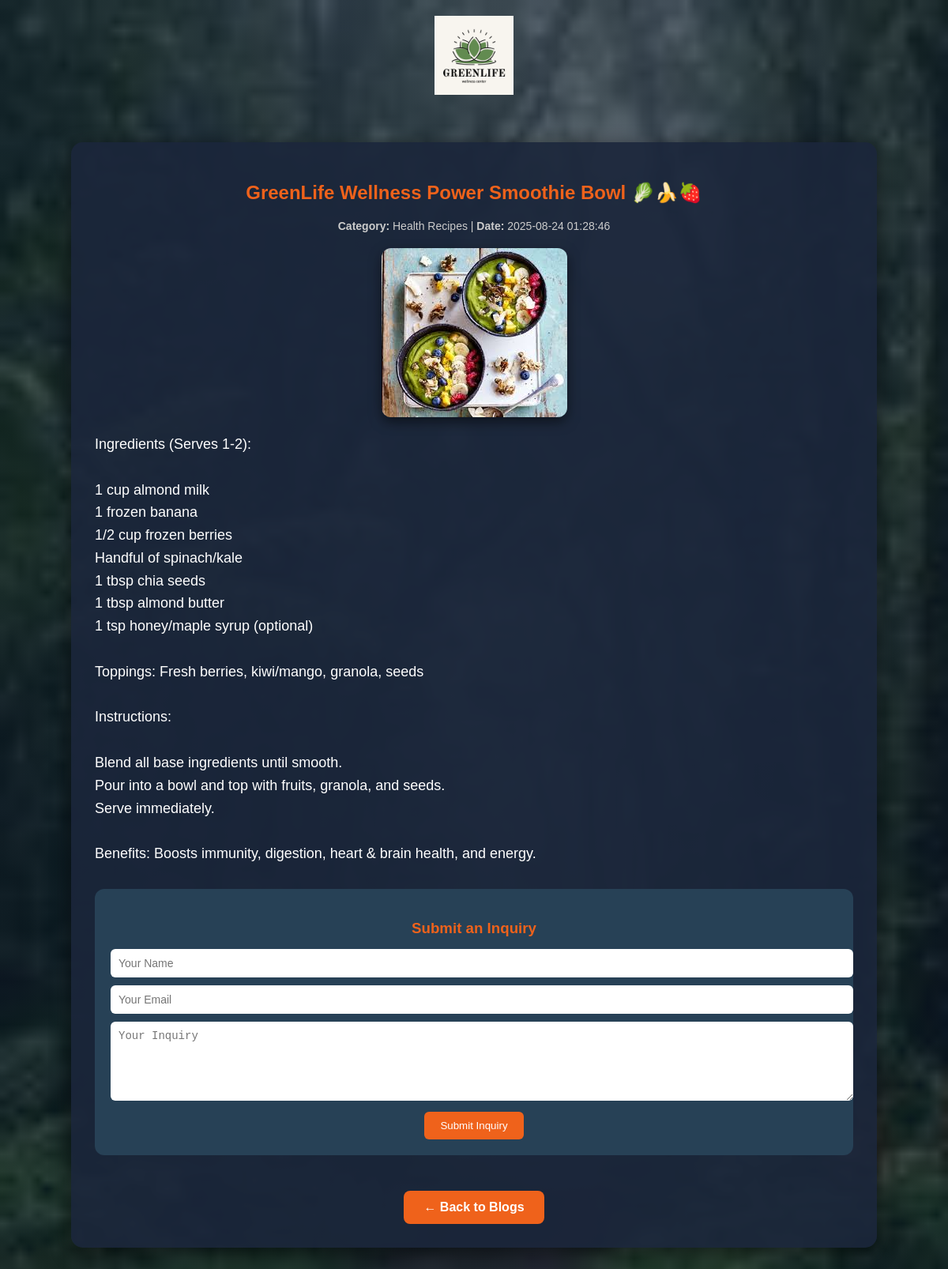
Page /Pages/view_blog.php?id=1 on the committed database.
### tables this page shows
CREATE TABLE IF NOT EXISTS `blogs` (
  `id` int NOT NULL AUTO_INCREMENT,
  `category` varchar(255) DEFAULT NULL,
  `title` varchar(255) DEFAULT NULL,
  `content` mediumtext,
  `created_at` datetime DEFAULT CURRENT_TIMESTAMP,
  `image` varchar(255) DEFAULT NULL,
  PRIMARY KEY (`id`)
);

### Pages/view_blog.php (the view, shortened to what this page needs)
<?php
include 'DBconnect.php';
$id = intval($_GET['id']);
$result = mysqli_query($conn, "SELECT * FROM blogs WHERE id=$id LIMIT 1");
$blog = mysqli_fetch_assoc($result);
?>
<!DOCTYPE html>
<html lang="en">
<head>
</head>
<body>
<header>
    <img src="../Images/Logo.png" alt="GreenLife Wellness Center">
</header>
<div class="container">
    <h2><?= htmlspecialchars($blog['title']) ?></h2>
    <div class="meta">
        <strong>Category:</strong> <?= htmlspecialchars($blog['category']) ?> |
        <strong>Date:</strong> <?= htmlspecialchars($blog['created_at']) ?>
    </div>
    <img src="<?= isset($blog['image']) && $blog['image'] != '' ? $blog['image'] : '../Images/default-blog.jpg' ?>"
         alt="<?= htmlspecialchars($blog['title']) ?>" class="blog-image">
    <p><?= nl2br(htmlspecialchars($blog['content'])) ?></p>
    <div class="inquiry-form">
        <h3>Submit an Inquiry</h3>
        <form method="post">
            <input type="text" name="name" placeholder="Your Name" required>
            <input type="email" name="email" placeholder="Your Email" required>
            <textarea name="message" placeholder="Your Inquiry" rows="5" required></textarea>
            <button type="submit" name="submit_inquiry">Submit Inquiry</button>
        </form>
    </div>
    <div style="text-align:center; margin-top:20px;">
        <a href="blogs.php" class="back">← Back to Blogs</a>
    </div>
</div>
</body>
</html>

### Pages/view_blog.php (style rules this page uses)
body { font-family: Arial, sans-serif; background: linear-gradient(rgba(13,27,42,0.7), rgba(13,27,42,0.7)), url("../Images/Back Ground.jpg") no-repeat center center fixed; background-size: cover; color: #fff; margin: 0; padding: 0; }
header { display: flex; justify-content: center; align-items: center; padding: 20px 0; }
header img { max-height: 100px; width: auto; }
.container { width: 80%; margin: 40px auto; background-color: rgba(27,38,59,0.9); padding: 30px; border-radius: 15px; box-shadow: 0 6px 25px rgba(0,0,0,0.5); }
h1, h2 { color: #ef621b; margin-bottom: 20px; text-align: center; }
.meta { text-align: center; color: #ccc; font-size: 14px; margin-bottom: 20px; }
img.blog-image { max-width: 100%; border-radius: 12px; margin-bottom: 20px; box-shadow: 0 6px 15px rgba(0,0,0,0.5); display: block; margin-left: auto; margin-right: auto; }
p { font-size: 18px; line-height: 1.6; text-align: justify; }
a.back { display: inline-block; margin-top: 25px; padding: 12px 25px; background: #ef621b; color: #fff; border-radius: 8px; text-decoration: none; font-weight: bold; transition: background 0.3s ease; }
.inquiry-form { margin-top: 30px; background:#274156; padding:20px; border-radius:12px; }
.inquiry-form h3 { color:#ef621b; margin-bottom:15px; text-align:center; }
.inquiry-form input, .inquiry-form textarea { width: 100%; padding: 10px; margin-bottom: 10px; border-radius: 6px; border: none; font-size: 14px; }
.inquiry-form button { padding: 10px 20px; background:#ef621b; color:#fff; border:none; border-radius:6px; cursor:pointer; display: block; margin: 0 auto; }

### rows in the picture
blogs: title "GreenLife Wellness Power Smoothie Bowl 🥬🍌🍓", category "Health Recipes", created_at "2025-08-24 01:28:46", image (picture), content "Ingredients (Serves 1-2): 1 cup almond milk 1 frozen banana 1/2 cup frozen berries Handful of spinach/kale 1 tbsp chia seeds 1 tbsp almond butter 1 tsp honey/maple syrup (optional) Toppings: Fresh berries, kiwi/mango, granola, seeds Instructions: Blend all base ingredients until smooth. Pour into a bowl and top with fruits, granola, and seeds. Serve immediately. Benefits: Boosts immunity, digestion, heart & brain health, and energy."
